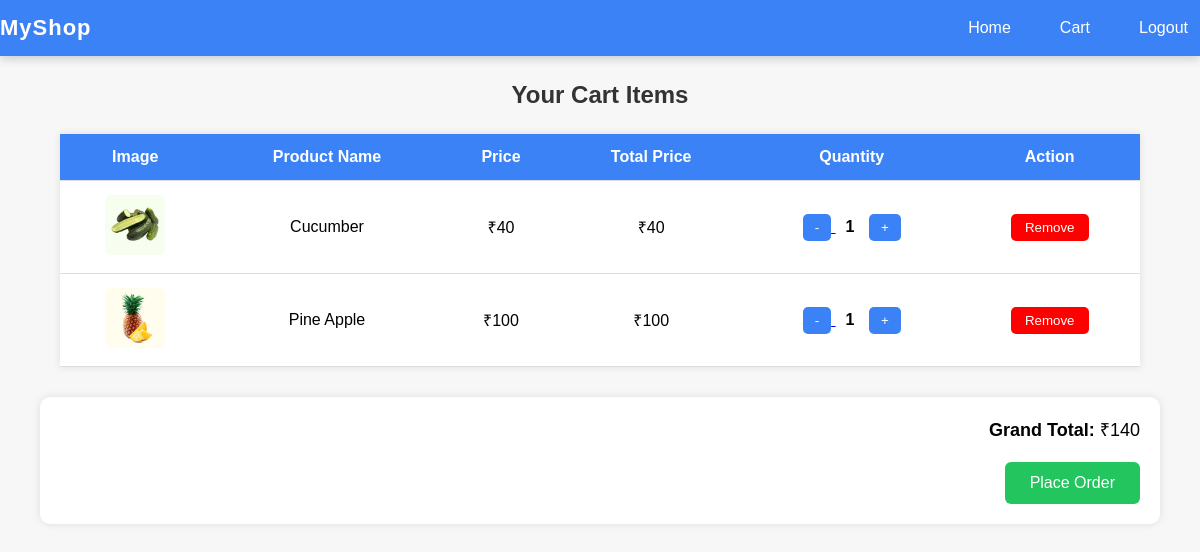
The app's page /cartview/ (signed in), older data.
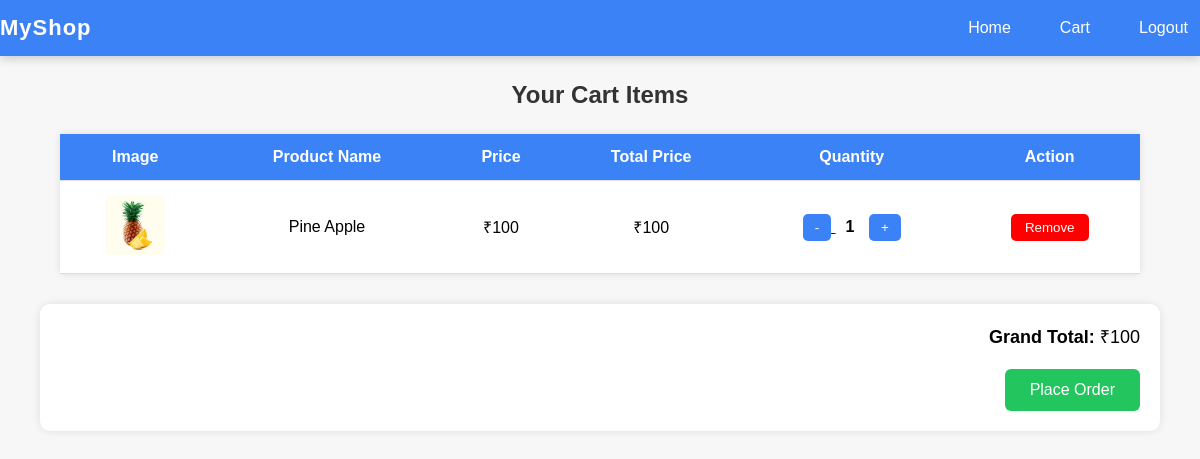
The same page, newer data.
### app/models.py (models this page shows, shortened)
class Cart(models.Model):
    user_id=models.ForeignKey(Customuser,on_delete=models.CASCADE)
    product_id=models.ForeignKey(Product,on_delete=models.CASCADE)
    price=models.IntegerField(default=0)
    quantity=models.IntegerField(default=1)

class Product(models.Model):
    farmer_id=models.ForeignKey(Customuser,on_delete=models.CASCADE)
    product_name=models.CharField(max_length=100)
    product_category=models.CharField(max_length=100)
    product_image=models.ImageField()
    quantity=models.IntegerField()
    price=models.IntegerField()

### app/views.py (the view)
# urls.py: path('cartview/', views.cartview, name='cartview'),
def cartview(request):
    a = Cart.objects.filter(user_id=request.user.id)
    grand_total = sum(item.price for item in a)
    return render(request, 'cart.html', {'a': a, 'grand_total': grand_total})

### templates/cart.html (shortened to what this page needs)
<!DOCTYPE html>
<html lang="en">
<head>
</head>
<body>
    <div class="navbar">
        <div class="logo">MyShop</div>
        <ul>
            <li><a href="{% url 'user' %}">Home</a></li>
            <li><a href="{% url 'cartview' %}">Cart</a></li>
            <li><a href="{% url 'logout' %}">Logout</a></li>
        </ul>
    </div>
    <h2>Your Cart Items</h2>
    {% if a %}
    <table>
        <tr>
            <th>Image</th>
            <th>Product Name</th>
            <th>Price</th>
            <th>Total Price</th>
            <th>Quantity</th>
            <th>Action</th>
        </tr>
        {% for item in a %}
        <tr>
            <td><img class="img" src="{{ item.product_id.product_image.url }}" alt=""></td>
            <td>{{ item.product_id.product_name }}</td>
            <td>₹{{ item.product_id.price }}</td>
            <td>₹{{ item.price }}</td>
            <td>
                <a href="{% url 'update_quantity' item.id %}?action=dec">
                    <button class="qty-btn">-</button>
                </a>
                <strong style="padding: 0 10px;">{{ item.quantity }}</strong>
                <a href="{% url 'update_quantity' item.id %}?action=inc">
                    <button class="qty-btn">+</button>
                </a>
            </td>
            <td>
                <a href="{% url 'remove' item.id %}">
                    <button class="remove-btn">Remove</button>
                </a>
            </td>
        </tr>
        {% endfor %}
    </table>
    {% else %}
    <p style="text-align: center; font-size: 18px; color: #555; margin-top: 40px;">
        Your cart is empty. <a href="{% url 'user' %}">Shop now!</a>
    </p>
    {% endif %}
    {% if a %}
    <div class="total-box">
        <strong>Grand Total:</strong> ₹{{ grand_total }}
        <br><br>
        <a href="{% url 'place_order' %}">
            <button class="place-order-btn">Place Order</button>
        </a>
    </div>
    {% endif %}
</body>
</html>

Row changes from the older to the newer data that the page shows:
removed Cart: product_id.product_image (picture), product_id.product_name "Cucumber", product_id.price "40", price "40", quantity "1"
Text that changed along with them:
{{ grand_total }}: "140" → "100"
